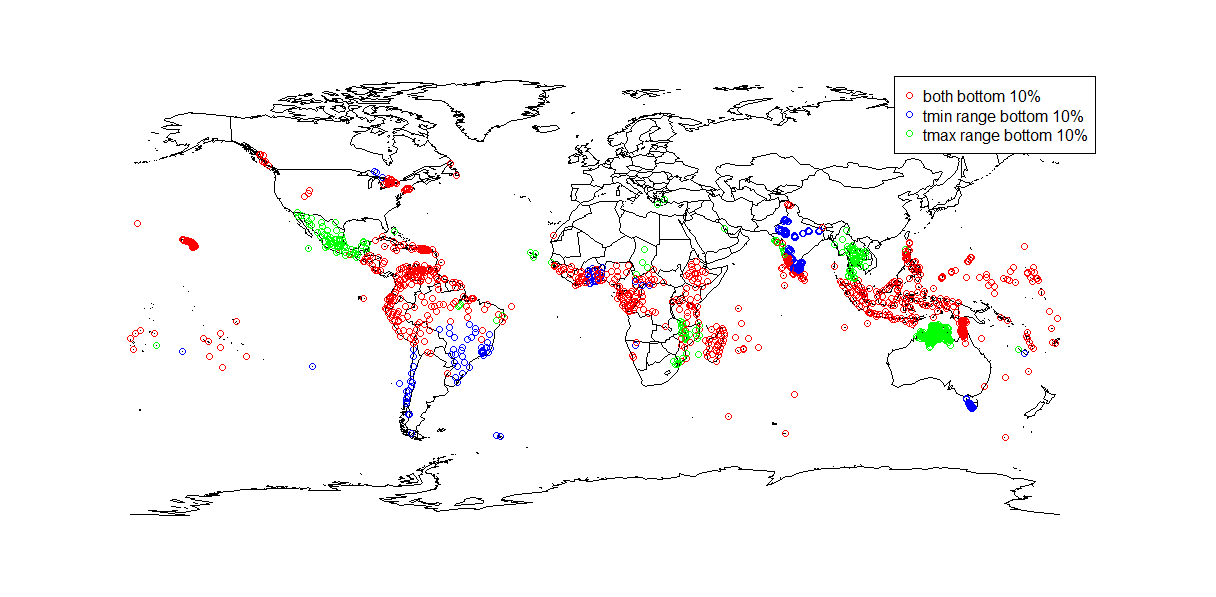

Here is the R script that generated this plot:
df=read.table(file="C:/Users/Heathtasia/Desktop/506/bottom10.txt",header=TRUE,sep="\t")
df$indicator=as.factor(df$indicator)
levels(df$indicator)=c("both bottom 10%","tmin range bottom 10%","tmax range bottom 10%")
library(mapproj)
library(maptools) 
coord=mapproject(df$lon,df$lat)
map()
points(coord,col=c("red","blue","green")[df$indicator])
legend(x="topright", legend = levels(df$indicator), col=c("red","blue","green"), pch=1)

df2=read.table(file="C:/Users/Heathtasia/Desktop/506/tmax_dist.txt",header=TRUE,sep="\t")
df3=na.omit(df2)
cor(df3$mntmax,df3$stdtmax)
#-0.5063753
plot(df3$mntmax,df3$stdtmax)
identify(df3$mntmax,df3$stdtmax)
#[1] 19747
plot(df3[-19747,]$mntmax,df3[-19747,]$stdtmax)

df4=read.table(file="C:/Users/Heathtasia/Desktop/506/meantmax.txt",header=TRUE,sep="\t")
hist(df4$tmax_diff,breaks=1000)

df5=read.table(file="C:/Users/Heathtasia/Desktop/506/meantmaxmap.txt",header=TRUE,sep="\t")
df5$indicator=as.factor(df5$indicator)
levels(df5$indicator)=c("tmax_diff bottom 10%","tmax_diff top 10%")
map()
coord=mapproject(df5$lon,df5$lat)
points(coord,col=c("blue","red")[df5$indicator])
legend(x="bottomleft", legend = levels(df5$indicator), col=c("blue","red"), pch=1)
